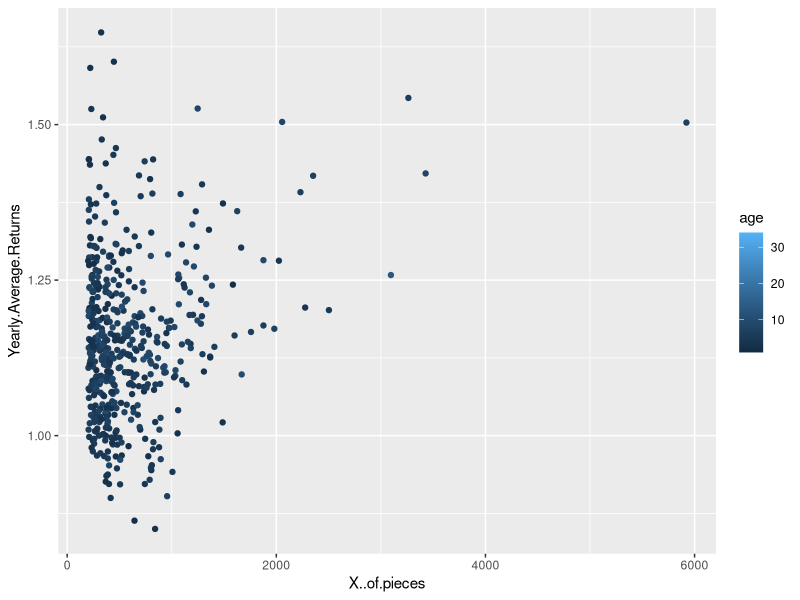

The R source for this figure:
library(ggplot2)
library(dplyr)

df <- read.csv('new-data/dataframe_appended.csv')

head(df)

df <- df %>% filter(X..of.pieces>200)
df_filtered <- df

df %>% ggplot() +
  geom_point(aes(x=X..of.pieces, y=Yearly.Average.Returns, color=age))


sum(df_filtered$Yearly.Average.Returns[!is.na(df_filtered$Yearly.Average.Returns)]) / length(df_filtered$Yearly.Average.Returns[!is.na(df_filtered$Yearly.Average.Returns)])
length(df_filtered$Yearly.Average.Returns[!is.na(df_filtered$Yearly.Average.Returns)])

df %>% 
  group_by(theme) %>%
  summarize(Avg_Return = mean(Yearly.Average.Returns, na.rm = TRUE), Count = sum(Yearly.Average.Returns>=0, na.rm = TRUE)) %>%
  filter(Count>0) %>%
  arrange(desc(Avg_Return))